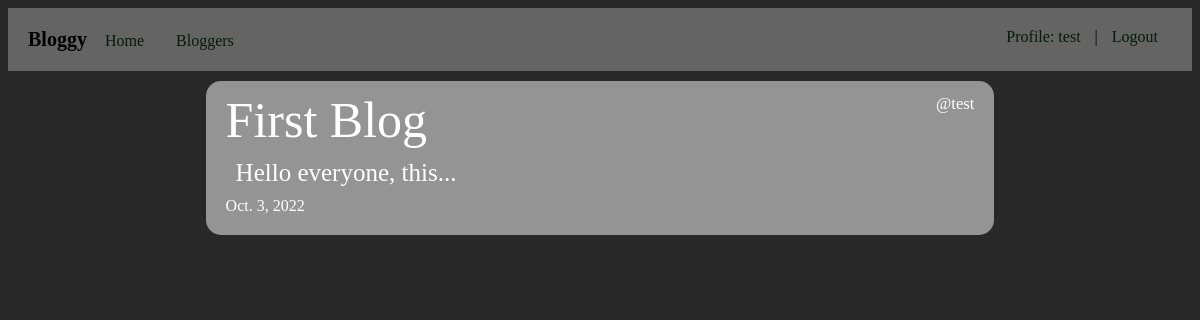
Screenshot of /we_blog/user_blogs/1 (signed in) with the database file from the repository.
### we_blog/models.py (models this page shows, shortened)
class OurBlog(models.Model):
    writer = models.ForeignKey(User, on_delete=models.CASCADE)
    heading = models.CharField(max_length=30, null=False)
    content = models.CharField(max_length=6000, null=False)
    created_date = models.DateField(auto_now_add=True)
    modified_date = models.DateField(auto_now=True)

### we_blog/views.py (the view)
# urls.py: path('user_blogs/<int:b_uid>', views.user_blogs, name='user_blogs'),
def user_blogs(request, b_uid):
    b_logs = OurBlog.objects.filter(writer__id=b_uid)
    return render(request, 'general/user_blogs.html', {'blogs': b_logs})

### we_blog/templates/general/user_blogs.html (shortened to what this page needs)
{% extends 'core/core.html' %}
{% block body %}
{% for blog in blogs %}
    <div class="jumbotron">
        <div class="blog">
            <div class="writer"><small>@{{blog.writer}}</small></div>
            <div class="heading">
                <a class="show_blog" href="{% url 'show_blog' b_id=blog.id %}">
                    <div class="heading">{{blog.heading}}</div>
                </a>
            </div>
            <div class="content">
                {% if blog.content|length > 20 %}
                    {{ blog.content|slice:":20" }}...
                {% else %}
                    {{blog.content}}
                {% endif %}
            </div>
            <div class="created_date">
                {{blog.created_date}}
            </div>
        </div>
    </div>
{% endfor %}
{% endblock body %}

### we_blog/templates/core/core.html (shortened to what this page needs)
<!DOCTYPE html>
{% load static %}
<html lang="en">
<head>
    <link rel="stylesheet" href="{% static 'css/style.css' %}">
</head>
<body>
    <div class="navbar">
        <big>Bloggy</big>
        <a href="{% url 'home' %}">Home</a>
        <a href="{% url 'bloggers' %}">Bloggers</a>
        <section style="float:right">
            {% if user.is_authenticated %}
                <a href="{% url 'profile' %}">Profile: {{user.username}}</a>|<a href="{% url 'signout' %}">Logout</a>
            {% else %}
            <a href="{% url 'signin' %}">Signin</a>
            <a href="{% url 'register' %}">Register</a>
            {% endif %}
        </section>
    </div>
    <div class="container">
        {% block body %}
        {% endblock body %}
    </div>
</body>
</html>

### static/css/style.css (style rules this page uses)
body { background-color: rgb(40,40,40); }
.container { width: 70%; margin: 0px auto 0px; color: white; }
.jumbotron { background-color: rgba(255,255,255, 0.5); margin: 10px 20px 20px; padding: 10px 20px 20px; border-radius: 15px; font-family: 'Times New Roman', Times, serif; }
a { text-decoration: none; margin: 5px; padding: 9px; color: rgb(7,25,12); border-radius: 9px; }
.navbar { padding: 20px; background-color: rgb(100,100,100); position: sticky; top:0px; }
.heading { font-size: 50px; }
.writer { font-size: 20px; float: right; }
.content { text-align: justify; font-size: 25px; padding: 10px; }
big { font-size: 20px; color: black; font-weight: bolder; }
.show_blog { margin: 0px; padding: 0px; color: white; }

### rows the page displays
OurBlog: writer "test", heading "First Blog", content "Hello everyone, this", created_date "Oct. 3, 2022"

### other values shown
{{ user.username }} "test"
